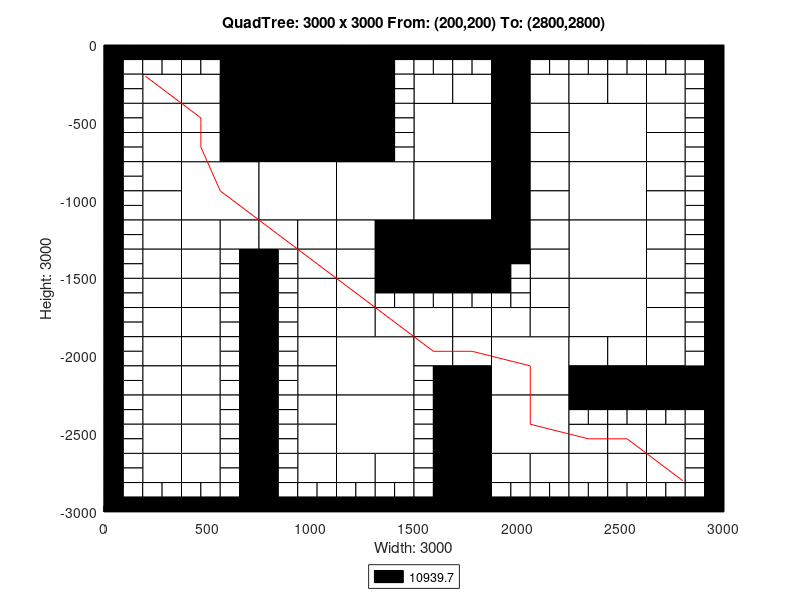

MATLAB code for this plot:
axis([0 3000 -3000 0]);
title('QuadTree: 3000 x 3000 From: (200,200) To: (2800,2800)');
xlabel('Width: 3000');
ylabel('Height: 3000');
rectangle('Position',[750 -375 375 375], 'FaceColor',[0 0 0]);
rectangle('Position',[750 -750 375 375], 'FaceColor',[0 0 0]);
rectangle('Position',[375 -1125 375 375], 'FaceColor',[1 1 1]);
rectangle('Position',[750 -1125 375 375], 'FaceColor',[1 1 1]);
rectangle('Position',[1125 -1125 375 375], 'FaceColor',[1 1 1]);
rectangle('Position',[1500 -750 375 375], 'FaceColor',[1 1 1]);
rectangle('Position',[2250 -750 375 375], 'FaceColor',[1 1 1]);
rectangle('Position',[1500 -1125 375 375], 'FaceColor',[1 1 1]);
rectangle('Position',[1500 -1500 375 375], 'FaceColor',[0 0 0]);
rectangle('Position',[2250 -1125 375 375], 'FaceColor',[1 1 1]);
rectangle('Position',[2250 -1500 375 375], 'FaceColor',[1 1 1]);
rectangle('Position',[1125 -2250 375 375], 'FaceColor',[1 1 1]);
rectangle('Position',[1125 -2625 375 375], 'FaceColor',[1 1 1]);
rectangle('Position',[1875 -2250 375 375], 'FaceColor',[1 1 1]);
rectangle('Position',[2250 -1875 375 375], 'FaceColor',[1 1 1]);
rectangle('Position',[1875 -2625 375 375], 'FaceColor',[1 1 1]);
rectangle('Position',[187.5 -375 187.5 187.5], 'FaceColor',[1 1 1]);
rectangle('Position',[562.5 -187.5 187.5 187.5], 'FaceColor',[0 0 0]);
rectangle('Position',[375 -375 187.5 187.5], 'FaceColor',[1 1 1]);
rectangle('Position',[562.5 -375 187.5 187.5], 'FaceColor',[0 0 0]);
rectangle('Position',[187.5 -562.5 187.5 187.5], 'FaceColor',[1 1 1]);
rectangle('Position',[187.5 -750 187.5 187.5], 'FaceColor',[1 1 1]);
rectangle('Position',[375 -562.5 187.5 187.5], 'FaceColor',[1 1 1]);
rectangle('Position',[562.5 -562.5 187.5 187.5], 'FaceColor',[0 0 0]);
rectangle('Position',[375 -750 187.5 187.5], 'FaceColor',[1 1 1]);
rectangle('Position',[562.5 -750 187.5 187.5], 'FaceColor',[0 0 0]);
rectangle('Position',[1125 -187.5 187.5 187.5], 'FaceColor',[0 0 0]);
rectangle('Position',[1125 -375 187.5 187.5], 'FaceColor',[0 0 0]);
rectangle('Position',[1125 -562.5 187.5 187.5], 'FaceColor',[0 0 0]);
rectangle('Position',[1125 -750 187.5 187.5], 'FaceColor',[0 0 0]);
rectangle('Position',[187.5 -937.5 187.5 187.5], 'FaceColor',[1 1 1]);
rectangle('Position',[187.5 -1125 187.5 187.5], 'FaceColor',[1 1 1]);
rectangle('Position',[187.5 -1312.5 187.5 187.5], 'FaceColor',[1 1 1]);
rectangle('Position',[187.5 -1500 187.5 187.5], 'FaceColor',[1 1 1]);
rectangle('Position',[375 -1312.5 187.5 187.5], 'FaceColor',[1 1 1]);
rectangle('Position',[562.5 -1312.5 187.5 187.5], 'FaceColor',[1 1 1]);
rectangle('Position',[375 -1500 187.5 187.5], 'FaceColor',[1 1 1]);
rectangle('Position',[750 -1312.5 187.5 187.5], 'FaceColor',[1 1 1]);
rectangle('Position',[937.5 -1312.5 187.5 187.5], 'FaceColor',[1 1 1]);
rectangle('Position',[937.5 -1500 187.5 187.5], 'FaceColor',[1 1 1]);
rectangle('Position',[1125 -1312.5 187.5 187.5], 'FaceColor',[1 1 1]);
rectangle('Position',[1312.5 -1312.5 187.5 187.5], 'FaceColor',[0 0 0]);
rectangle('Position',[1125 -1500 187.5 187.5], 'FaceColor',[1 1 1]);
rectangle('Position',[1312.5 -1500 187.5 187.5], 'FaceColor',[0 0 0]);
rectangle('Position',[1500 -375 187.5 187.5], 'FaceColor',[1 1 1]);
rectangle('Position',[1687.5 -375 187.5 187.5], 'FaceColor',[1 1 1]);
rectangle('Position',[1875 -187.5 187.5 187.5], 'FaceColor',[0 0 0]);
rectangle('Position',[1875 -375 187.5 187.5], 'FaceColor',[0 0 0]);
rectangle('Position',[2062.5 -375 187.5 187.5], 'FaceColor',[1 1 1]);
rectangle('Position',[1875 -562.5 187.5 187.5], 'FaceColor',[0 0 0]);
rectangle('Position',[2062.5 -562.5 187.5 187.5], 'FaceColor',[1 1 1]);
rectangle('Position',[1875 -750 187.5 187.5], 'FaceColor',[0 0 0]);
rectangle('Position',[2062.5 -750 187.5 187.5], 'FaceColor',[1 1 1]);
rectangle('Position',[2250 -375 187.5 187.5], 'FaceColor',[1 1 1]);
rectangle('Position',[2437.5 -375 187.5 187.5], 'FaceColor',[1 1 1]);
rectangle('Position',[2625 -375 187.5 187.5], 'FaceColor',[1 1 1]);
rectangle('Position',[2625 -562.5 187.5 187.5], 'FaceColor',[1 1 1]);
rectangle('Position',[2625 -750 187.5 187.5], 'FaceColor',[1 1 1]);
rectangle('Position',[1875 -937.5 187.5 187.5], 'FaceColor',[0 0 0]);
rectangle('Position',[2062.5 -937.5 187.5 187.5], 'FaceColor',[1 1 1]);
rectangle('Position',[1875 -1125 187.5 187.5], 'FaceColor',[0 0 0]);
rectangle('Position',[2062.5 -1125 187.5 187.5], 'FaceColor',[1 1 1]);
rectangle('Position',[1875 -1312.5 187.5 187.5], 'FaceColor',[0 0 0]);
rectangle('Position',[2062.5 -1312.5 187.5 187.5], 'FaceColor',[1 1 1]);
rectangle('Position',[2062.5 -1500 187.5 187.5], 'FaceColor',[1 1 1]);
rectangle('Position',[2625 -937.5 187.5 187.5], 'FaceColor',[1 1 1]);
rectangle('Position',[2625 -1125 187.5 187.5], 'FaceColor',[1 1 1]);
rectangle('Position',[2625 -1312.5 187.5 187.5], 'FaceColor',[1 1 1]);
rectangle('Position',[2625 -1500 187.5 187.5], 'FaceColor',[1 1 1]);
rectangle('Position',[187.5 -1687.5 187.5 187.5], 'FaceColor',[1 1 1]);
rectangle('Position',[187.5 -1875 187.5 187.5], 'FaceColor',[1 1 1]);
rectangle('Position',[375 -1687.5 187.5 187.5], 'FaceColor',[1 1 1]);
rectangle('Position',[375 -1875 187.5 187.5], 'FaceColor',[1 1 1]);
rectangle('Position',[187.5 -2062.5 187.5 187.5], 'FaceColor',[1 1 1]);
rectangle('Position',[187.5 -2250 187.5 187.5], 'FaceColor',[1 1 1]);
rectangle('Position',[375 -2062.5 187.5 187.5], 'FaceColor',[1 1 1]);
rectangle('Position',[375 -2250 187.5 187.5], 'FaceColor',[1 1 1]);
rectangle('Position',[937.5 -1687.5 187.5 187.5], 'FaceColor',[1 1 1]);
rectangle('Position',[937.5 -1875 187.5 187.5], 'FaceColor',[1 1 1]);
rectangle('Position',[1125 -1687.5 187.5 187.5], 'FaceColor',[1 1 1]);
rectangle('Position',[1125 -1875 187.5 187.5], 'FaceColor',[1 1 1]);
rectangle('Position',[1312.5 -1875 187.5 187.5], 'FaceColor',[1 1 1]);
rectangle('Position',[937.5 -2062.5 187.5 187.5], 'FaceColor',[1 1 1]);
rectangle('Position',[937.5 -2250 187.5 187.5], 'FaceColor',[1 1 1]);
rectangle('Position',[187.5 -2437.5 187.5 187.5], 'FaceColor',[1 1 1]);
rectangle('Position',[187.5 -2625 187.5 187.5], 'FaceColor',[1 1 1]);
rectangle('Position',[375 -2437.5 187.5 187.5], 'FaceColor',[1 1 1]);
rectangle('Position',[375 -2625 187.5 187.5], 'FaceColor',[1 1 1]);
rectangle('Position',[187.5 -2812.5 187.5 187.5], 'FaceColor',[1 1 1]);
rectangle('Position',[375 -2812.5 187.5 187.5], 'FaceColor',[1 1 1]);
rectangle('Position',[937.5 -2437.5 187.5 187.5], 'FaceColor',[1 1 1]);
rectangle('Position',[937.5 -2625 187.5 187.5], 'FaceColor',[1 1 1]);
rectangle('Position',[937.5 -2812.5 187.5 187.5], 'FaceColor',[1 1 1]);
rectangle('Position',[1125 -2812.5 187.5 187.5], 'FaceColor',[1 1 1]);
rectangle('Position',[1312.5 -2812.5 187.5 187.5], 'FaceColor',[1 1 1]);
rectangle('Position',[1500 -1875 187.5 187.5], 'FaceColor',[1 1 1]);
rectangle('Position',[1687.5 -1875 187.5 187.5], 'FaceColor',[1 1 1]);
rectangle('Position',[2062.5 -1687.5 187.5 187.5], 'FaceColor',[1 1 1]);
rectangle('Position',[1875 -1875 187.5 187.5], 'FaceColor',[1 1 1]);
rectangle('Position',[2062.5 -1875 187.5 187.5], 'FaceColor',[1 1 1]);
rectangle('Position',[1500 -2062.5 187.5 187.5], 'FaceColor',[1 1 1]);
rectangle('Position',[1687.5 -2062.5 187.5 187.5], 'FaceColor',[1 1 1]);
rectangle('Position',[1687.5 -2250 187.5 187.5], 'FaceColor',[0 0 0]);
rectangle('Position',[2625 -1687.5 187.5 187.5], 'FaceColor',[1 1 1]);
rectangle('Position',[2625 -1875 187.5 187.5], 'FaceColor',[1 1 1]);
rectangle('Position',[2250 -2062.5 187.5 187.5], 'FaceColor',[1 1 1]);
rectangle('Position',[2437.5 -2062.5 187.5 187.5], 'FaceColor',[1 1 1]);
rectangle('Position',[2250 -2250 187.5 187.5], 'FaceColor',[0 0 0]);
rectangle('Position',[2437.5 -2250 187.5 187.5], 'FaceColor',[0 0 0]);
rectangle('Position',[2625 -2062.5 187.5 187.5], 'FaceColor',[1 1 1]);
rectangle('Position',[2625 -2250 187.5 187.5], 'FaceColor',[0 0 0]);
rectangle('Position',[2812.5 -2250 187.5 187.5], 'FaceColor',[0 0 0]);
rectangle('Position',[1687.5 -2437.5 187.5 187.5], 'FaceColor',[0 0 0]);
rectangle('Position',[1687.5 -2625 187.5 187.5], 'FaceColor',[0 0 0]);
rectangle('Position',[1687.5 -2812.5 187.5 187.5], 'FaceColor',[0 0 0]);
rectangle('Position',[1687.5 -3000 187.5 187.5], 'FaceColor',[0 0 0]);
rectangle('Position',[1875 -2812.5 187.5 187.5], 'FaceColor',[1 1 1]);
rectangle('Position',[2062.5 -2812.5 187.5 187.5], 'FaceColor',[1 1 1]);
rectangle('Position',[2250 -2625 187.5 187.5], 'FaceColor',[1 1 1]);
rectangle('Position',[2437.5 -2625 187.5 187.5], 'FaceColor',[1 1 1]);
rectangle('Position',[2625 -2625 187.5 187.5], 'FaceColor',[1 1 1]);
rectangle('Position',[2250 -2812.5 187.5 187.5], 'FaceColor',[1 1 1]);
rectangle('Position',[2437.5 -2812.5 187.5 187.5], 'FaceColor',[1 1 1]);
rectangle('Position',[2625 -2812.5 187.5 187.5], 'FaceColor',[1 1 1]);
rectangle('Position',[0 -93.75 93.75 93.75], 'FaceColor',[0 0 0]);
rectangle('Position',[93.75 -93.75 93.75 93.75], 'FaceColor',[0 0 0]);
rectangle('Position',[0 -187.5 93.75 93.75], 'FaceColor',[0 0 0]);
rectangle('Position',[93.75 -187.5 93.75 93.75], 'FaceColor',[1 1 1]);
rectangle('Position',[187.5 -93.75 93.75 93.75], 'FaceColor',[0 0 0]);
rectangle('Position',[281.25 -93.75 93.75 93.75], 'FaceColor',[0 0 0]);
rectangle('Position',[187.5 -187.5 93.75 93.75], 'FaceColor',[1 1 1]);
rectangle('Position',[281.25 -187.5 93.75 93.75], 'FaceColor',[1 1 1]);
rectangle('Position',[0 -281.25 93.75 93.75], 'FaceColor',[0 0 0]);
rectangle('Position',[93.75 -281.25 93.75 93.75], 'FaceColor',[1 1 1]);
rectangle('Position',[0 -375 93.75 93.75], 'FaceColor',[0 0 0]);
rectangle('Position',[93.75 -375 93.75 93.75], 'FaceColor',[1 1 1]);
rectangle('Position',[375 -93.75 93.75 93.75], 'FaceColor',[0 0 0]);
rectangle('Position',[468.75 -93.75 93.75 93.75], 'FaceColor',[0 0 0]);
rectangle('Position',[375 -187.5 93.75 93.75], 'FaceColor',[1 1 1]);
rectangle('Position',[468.75 -187.5 93.75 93.75], 'FaceColor',[1 1 1]);
rectangle('Position',[0 -468.75 93.75 93.75], 'FaceColor',[0 0 0]);
rectangle('Position',[93.75 -468.75 93.75 93.75], 'FaceColor',[1 1 1]);
rectangle('Position',[0 -562.5 93.75 93.75], 'FaceColor',[0 0 0]);
rectangle('Position',[93.75 -562.5 93.75 93.75], 'FaceColor',[1 1 1]);
rectangle('Position',[0 -656.25 93.75 93.75], 'FaceColor',[0 0 0]);
rectangle('Position',[93.75 -656.25 93.75 93.75], 'FaceColor',[1 1 1]);
rectangle('Position',[0 -750 93.75 93.75], 'FaceColor',[0 0 0]);
rectangle('Position',[93.75 -750 93.75 93.75], 'FaceColor',[1 1 1]);
rectangle('Position',[1312.5 -93.75 93.75 93.75], 'FaceColor',[0 0 0]);
rectangle('Position',[1406.25 -93.75 93.75 93.75], 'FaceColor',[0 0 0]);
rectangle('Position',[1312.5 -187.5 93.75 93.75], 'FaceColor',[0 0 0]);
rectangle('Position',[1406.25 -187.5 93.75 93.75], 'FaceColor',[1 1 1]);
rectangle('Position',[1312.5 -281.25 93.75 93.75], 'FaceColor',[0 0 0]);
rectangle('Position',[1406.25 -281.25 93.75 93.75], 'FaceColor',[1 1 1]);
rectangle('Position',[1312.5 -375 93.75 93.75], 'FaceColor',[0 0 0]);
rectangle('Position',[1406.25 -375 93.75 93.75], 'FaceColor',[1 1 1]);
rectangle('Position',[1312.5 -468.75 93.75 93.75], 'FaceColor',[0 0 0]);
rectangle('Position',[1406.25 -468.75 93.75 93.75], 'FaceColor',[1 1 1]);
rectangle('Position',[1312.5 -562.5 93.75 93.75], 'FaceColor',[0 0 0]);
rectangle('Position',[1406.25 -562.5 93.75 93.75], 'FaceColor',[1 1 1]);
rectangle('Position',[1312.5 -656.25 93.75 93.75], 'FaceColor',[0 0 0]);
rectangle('Position',[1406.25 -656.25 93.75 93.75], 'FaceColor',[1 1 1]);
rectangle('Position',[1312.5 -750 93.75 93.75], 'FaceColor',[0 0 0]);
rectangle('Position',[1406.25 -750 93.75 93.75], 'FaceColor',[1 1 1]);
rectangle('Position',[0 -843.75 93.75 93.75], 'FaceColor',[0 0 0]);
rectangle('Position',[93.75 -843.75 93.75 93.75], 'FaceColor',[1 1 1]);
rectangle('Position',[0 -937.5 93.75 93.75], 'FaceColor',[0 0 0]);
rectangle('Position',[93.75 -937.5 93.75 93.75], 'FaceColor',[1 1 1]);
rectangle('Position',[0 -1031.25 93.75 93.75], 'FaceColor',[0 0 0]);
rectangle('Position',[93.75 -1031.25 93.75 93.75], 'FaceColor',[1 1 1]);
rectangle('Position',[0 -1125 93.75 93.75], 'FaceColor',[0 0 0]);
rectangle('Position',[93.75 -1125 93.75 93.75], 'FaceColor',[1 1 1]);
rectangle('Position',[0 -1218.75 93.75 93.75], 'FaceColor',[0 0 0]);
rectangle('Position',[93.75 -1218.75 93.75 93.75], 'FaceColor',[1 1 1]);
rectangle('Position',[0 -1312.5 93.75 93.75], 'FaceColor',[0 0 0]);
rectangle('Position',[93.75 -1312.5 93.75 93.75], 'FaceColor',[1 1 1]);
rectangle('Position',[0 -1406.25 93.75 93.75], 'FaceColor',[0 0 0]);
rectangle('Position',[93.75 -1406.25 93.75 93.75], 'FaceColor',[1 1 1]);
rectangle('Position',[0 -1500 93.75 93.75], 'FaceColor',[0 0 0]);
rectangle('Position',[93.75 -1500 93.75 93.75], 'FaceColor',[1 1 1]);
rectangle('Position',[562.5 -1406.25 93.75 93.75], 'FaceColor',[1 1 1]);
rectangle('Position',[656.25 -1406.25 93.75 93.75], 'FaceColor',[0 0 0]);
rectangle('Position',[562.5 -1500 93.75 93.75], 'FaceColor',[1 1 1]);
rectangle('Position',[656.25 -1500 93.75 93.75], 'FaceColor',[0 0 0]);
rectangle('Position',[750 -1406.25 93.75 93.75], 'FaceColor',[0 0 0]);
rectangle('Position',[843.75 -1406.25 93.75 93.75], 'FaceColor',[1 1 1]);
rectangle('Position',[750 -1500 93.75 93.75], 'FaceColor',[0 0 0]);
rectangle('Position',[843.75 -1500 93.75 93.75], 'FaceColor',[1 1 1]);
rectangle('Position',[1500 -93.75 93.75 93.75], 'FaceColor',[0 0 0]);
rectangle('Position',[1593.75 -93.75 93.75 93.75], 'FaceColor',[0 0 0]);
rectangle('Position',[1500 -187.5 93.75 93.75], 'FaceColor',[1 1 1]);
rectangle('Position',[1593.75 -187.5 93.75 93.75], 'FaceColor',[1 1 1]);
rectangle('Position',[1687.5 -93.75 93.75 93.75], 'FaceColor',[0 0 0]);
rectangle('Position',[1781.25 -93.75 93.75 93.75], 'FaceColor',[0 0 0]);
rectangle('Position',[1687.5 -187.5 93.75 93.75], 'FaceColor',[1 1 1]);
rectangle('Position',[1781.25 -187.5 93.75 93.75], 'FaceColor',[1 1 1]);
rectangle('Position',[2062.5 -93.75 93.75 93.75], 'FaceColor',[0 0 0]);
rectangle('Position',[2156.25 -93.75 93.75 93.75], 'FaceColor',[0 0 0]);
rectangle('Position',[2062.5 -187.5 93.75 93.75], 'FaceColor',[1 1 1]);
rectangle('Position',[2156.25 -187.5 93.75 93.75], 'FaceColor',[1 1 1]);
rectangle('Position',[2250 -93.75 93.75 93.75], 'FaceColor',[0 0 0]);
rectangle('Position',[2343.75 -93.75 93.75 93.75], 'FaceColor',[0 0 0]);
rectangle('Position',[2250 -187.5 93.75 93.75], 'FaceColor',[1 1 1]);
rectangle('Position',[2343.75 -187.5 93.75 93.75], 'FaceColor',[1 1 1]);
rectangle('Position',[2437.5 -93.75 93.75 93.75], 'FaceColor',[0 0 0]);
rectangle('Position',[2531.25 -93.75 93.75 93.75], 'FaceColor',[0 0 0]);
rectangle('Position',[2437.5 -187.5 93.75 93.75], 'FaceColor',[1 1 1]);
rectangle('Position',[2531.25 -187.5 93.75 93.75], 'FaceColor',[1 1 1]);
rectangle('Position',[2625 -93.75 93.75 93.75], 'FaceColor',[0 0 0]);
rectangle('Position',[2718.75 -93.75 93.75 93.75], 'FaceColor',[0 0 0]);
rectangle('Position',[2625 -187.5 93.75 93.75], 'FaceColor',[1 1 1]);
rectangle('Position',[2718.75 -187.5 93.75 93.75], 'FaceColor',[1 1 1]);
rectangle('Position',[2812.5 -93.75 93.75 93.75], 'FaceColor',[0 0 0]);
rectangle('Position',[2906.25 -93.75 93.75 93.75], 'FaceColor',[0 0 0]);
rectangle('Position',[2812.5 -187.5 93.75 93.75], 'FaceColor',[1 1 1]);
rectangle('Position',[2906.25 -187.5 93.75 93.75], 'FaceColor',[0 0 0]);
rectangle('Position',[2812.5 -281.25 93.75 93.75], 'FaceColor',[1 1 1]);
rectangle('Position',[2906.25 -281.25 93.75 93.75], 'FaceColor',[0 0 0]);
rectangle('Position',[2812.5 -375 93.75 93.75], 'FaceColor',[1 1 1]);
rectangle('Position',[2906.25 -375 93.75 93.75], 'FaceColor',[0 0 0]);
rectangle('Position',[2812.5 -468.75 93.75 93.75], 'FaceColor',[1 1 1]);
rectangle('Position',[2906.25 -468.75 93.75 93.75], 'FaceColor',[0 0 0]);
rectangle('Position',[2812.5 -562.5 93.75 93.75], 'FaceColor',[1 1 1]);
rectangle('Position',[2906.25 -562.5 93.75 93.75], 'FaceColor',[0 0 0]);
rectangle('Position',[2812.5 -656.25 93.75 93.75], 'FaceColor',[1 1 1]);
rectangle('Position',[2906.25 -656.25 93.75 93.75], 'FaceColor',[0 0 0]);
rectangle('Position',[2812.5 -750 93.75 93.75], 'FaceColor',[1 1 1]);
rectangle('Position',[2906.25 -750 93.75 93.75], 'FaceColor',[0 0 0]);
rectangle('Position',[1875 -1406.25 93.75 93.75], 'FaceColor',[0 0 0]);
rectangle('Position',[1968.75 -1406.25 93.75 93.75], 'FaceColor',[0 0 0]);
rectangle('Position',[1875 -1500 93.75 93.75], 'FaceColor',[0 0 0]);
rectangle('Position',[1968.75 -1500 93.75 93.75], 'FaceColor',[1 1 1]);
rectangle('Position',[2812.5 -843.75 93.75 93.75], 'FaceColor',[1 1 1]);
rectangle('Position',[2906.25 -843.75 93.75 93.75], 'FaceColor',[0 0 0]);
rectangle('Position',[2812.5 -937.5 93.75 93.75], 'FaceColor',[1 1 1]);
rectangle('Position',[2906.25 -937.5 93.75 93.75], 'FaceColor',[0 0 0]);
rectangle('Position',[2812.5 -1031.25 93.75 93.75], 'FaceColor',[1 1 1]);
rectangle('Position',[2906.25 -1031.25 93.75 93.75], 'FaceColor',[0 0 0]);
rectangle('Position',[2812.5 -1125 93.75 93.75], 'FaceColor',[1 1 1]);
rectangle('Position',[2906.25 -1125 93.75 93.75], 'FaceColor',[0 0 0]);
rectangle('Position',[2812.5 -1218.75 93.75 93.75], 'FaceColor',[1 1 1]);
rectangle('Position',[2906.25 -1218.75 93.75 93.75], 'FaceColor',[0 0 0]);
rectangle('Position',[2812.5 -1312.5 93.75 93.75], 'FaceColor',[1 1 1]);
rectangle('Position',[2906.25 -1312.5 93.75 93.75], 'FaceColor',[0 0 0]);
rectangle('Position',[2812.5 -1406.25 93.75 93.75], 'FaceColor',[1 1 1]);
rectangle('Position',[2906.25 -1406.25 93.75 93.75], 'FaceColor',[0 0 0]);
rectangle('Position',[2812.5 -1500 93.75 93.75], 'FaceColor',[1 1 1]);
rectangle('Position',[2906.25 -1500 93.75 93.75], 'FaceColor',[0 0 0]);
rectangle('Position',[0 -1593.75 93.75 93.75], 'FaceColor',[0 0 0]);
rectangle('Position',[93.75 -1593.75 93.75 93.75], 'FaceColor',[1 1 1]);
rectangle('Position',[0 -1687.5 93.75 93.75], 'FaceColor',[0 0 0]);
rectangle('Position',[93.75 -1687.5 93.75 93.75], 'FaceColor',[1 1 1]);
rectangle('Position',[0 -1781.25 93.75 93.75], 'FaceColor',[0 0 0]);
rectangle('Position',[93.75 -1781.25 93.75 93.75], 'FaceColor',[1 1 1]);
rectangle('Position',[0 -1875 93.75 93.75], 'FaceColor',[0 0 0]);
rectangle('Position',[93.75 -1875 93.75 93.75], 'FaceColor',[1 1 1]);
rectangle('Position',[562.5 -1593.75 93.75 93.75], 'FaceColor',[1 1 1]);
rectangle('Position',[656.25 -1593.75 93.75 93.75], 'FaceColor',[0 0 0]);
rectangle('Position',[562.5 -1687.5 93.75 93.75], 'FaceColor',[1 1 1]);
rectangle('Position',[656.25 -1687.5 93.75 93.75], 'FaceColor',[0 0 0]);
rectangle('Position',[562.5 -1781.25 93.75 93.75], 'FaceColor',[1 1 1]);
rectangle('Position',[656.25 -1781.25 93.75 93.75], 'FaceColor',[0 0 0]);
rectangle('Position',[562.5 -1875 93.75 93.75], 'FaceColor',[1 1 1]);
rectangle('Position',[656.25 -1875 93.75 93.75], 'FaceColor',[0 0 0]);
rectangle('Position',[0 -1968.75 93.75 93.75], 'FaceColor',[0 0 0]);
rectangle('Position',[93.75 -1968.75 93.75 93.75], 'FaceColor',[1 1 1]);
rectangle('Position',[0 -2062.5 93.75 93.75], 'FaceColor',[0 0 0]);
rectangle('Position',[93.75 -2062.5 93.75 93.75], 'FaceColor',[1 1 1]);
rectangle('Position',[0 -2156.25 93.75 93.75], 'FaceColor',[0 0 0]);
rectangle('Position',[93.75 -2156.25 93.75 93.75], 'FaceColor',[1 1 1]);
rectangle('Position',[0 -2250 93.75 93.75], 'FaceColor',[0 0 0]);
rectangle('Position',[93.75 -2250 93.75 93.75], 'FaceColor',[1 1 1]);
rectangle('Position',[562.5 -1968.75 93.75 93.75], 'FaceColor',[1 1 1]);
rectangle('Position',[656.25 -1968.75 93.75 93.75], 'FaceColor',[0 0 0]);
rectangle('Position',[562.5 -2062.5 93.75 93.75], 'FaceColor',[1 1 1]);
rectangle('Position',[656.25 -2062.5 93.75 93.75], 'FaceColor',[0 0 0]);
rectangle('Position',[562.5 -2156.25 93.75 93.75], 'FaceColor',[1 1 1]);
rectangle('Position',[656.25 -2156.25 93.75 93.75], 'FaceColor',[0 0 0]);
rectangle('Position',[562.5 -2250 93.75 93.75], 'FaceColor',[1 1 1]);
rectangle('Position',[656.25 -2250 93.75 93.75], 'FaceColor',[0 0 0]);
rectangle('Position',[750 -1593.75 93.75 93.75], 'FaceColor',[0 0 0]);
rectangle('Position',[843.75 -1593.75 93.75 93.75], 'FaceColor',[1 1 1]);
rectangle('Position',[750 -1687.5 93.75 93.75], 'FaceColor',[0 0 0]);
rectangle('Position',[843.75 -1687.5 93.75 93.75], 'FaceColor',[1 1 1]);
rectangle('Position',[750 -1781.25 93.75 93.75], 'FaceColor',[0 0 0]);
rectangle('Position',[843.75 -1781.25 93.75 93.75], 'FaceColor',[1 1 1]);
rectangle('Position',[750 -1875 93.75 93.75], 'FaceColor',[0 0 0]);
rectangle('Position',[843.75 -1875 93.75 93.75], 'FaceColor',[1 1 1]);
rectangle('Position',[1312.5 -1593.75 93.75 93.75], 'FaceColor',[0 0 0]);
rectangle('Position',[1406.25 -1593.75 93.75 93.75], 'FaceColor',[0 0 0]);
rectangle('Position',[1312.5 -1687.5 93.75 93.75], 'FaceColor',[1 1 1]);
rectangle('Position',[1406.25 -1687.5 93.75 93.75], 'FaceColor',[1 1 1]);
rectangle('Position',[750 -1968.75 93.75 93.75], 'FaceColor',[0 0 0]);
rectangle('Position',[843.75 -1968.75 93.75 93.75], 'FaceColor',[1 1 1]);
rectangle('Position',[750 -2062.5 93.75 93.75], 'FaceColor',[0 0 0]);
rectangle('Position',[843.75 -2062.5 93.75 93.75], 'FaceColor',[1 1 1]);
rectangle('Position',[750 -2156.25 93.75 93.75], 'FaceColor',[0 0 0]);
rectangle('Position',[843.75 -2156.25 93.75 93.75], 'FaceColor',[1 1 1]);
rectangle('Position',[750 -2250 93.75 93.75], 'FaceColor',[0 0 0]);
rectangle('Position',[843.75 -2250 93.75 93.75], 'FaceColor',[1 1 1]);
rectangle('Position',[0 -2343.75 93.75 93.75], 'FaceColor',[0 0 0]);
rectangle('Position',[93.75 -2343.75 93.75 93.75], 'FaceColor',[1 1 1]);
rectangle('Position',[0 -2437.5 93.75 93.75], 'FaceColor',[0 0 0]);
rectangle('Position',[93.75 -2437.5 93.75 93.75], 'FaceColor',[1 1 1]);
rectangle('Position',[0 -2531.25 93.75 93.75], 'FaceColor',[0 0 0]);
rectangle('Position',[93.75 -2531.25 93.75 93.75], 'FaceColor',[1 1 1]);
rectangle('Position',[0 -2625 93.75 93.75], 'FaceColor',[0 0 0]);
rectangle('Position',[93.75 -2625 93.75 93.75], 'FaceColor',[1 1 1]);
rectangle('Position',[562.5 -2343.75 93.75 93.75], 'FaceColor',[1 1 1]);
rectangle('Position',[656.25 -2343.75 93.75 93.75], 'FaceColor',[0 0 0]);
rectangle('Position',[562.5 -2437.5 93.75 93.75], 'FaceColor',[1 1 1]);
rectangle('Position',[656.25 -2437.5 93.75 93.75], 'FaceColor',[0 0 0]);
rectangle('Position',[562.5 -2531.25 93.75 93.75], 'FaceColor',[1 1 1]);
rectangle('Position',[656.25 -2531.25 93.75 93.75], 'FaceColor',[0 0 0]);
rectangle('Position',[562.5 -2625 93.75 93.75], 'FaceColor',[1 1 1]);
rectangle('Position',[656.25 -2625 93.75 93.75], 'FaceColor',[0 0 0]);
rectangle('Position',[0 -2718.75 93.75 93.75], 'FaceColor',[0 0 0]);
rectangle('Position',[93.75 -2718.75 93.75 93.75], 'FaceColor',[1 1 1]);
rectangle('Position',[0 -2812.5 93.75 93.75], 'FaceColor',[0 0 0]);
rectangle('Position',[93.75 -2812.5 93.75 93.75], 'FaceColor',[1 1 1]);
rectangle('Position',[0 -2906.25 93.75 93.75], 'FaceColor',[0 0 0]);
rectangle('Position',[93.75 -2906.25 93.75 93.75], 'FaceColor',[1 1 1]);
rectangle('Position',[0 -3000 93.75 93.75], 'FaceColor',[0 0 0]);
rectangle('Position',[93.75 -3000 93.75 93.75], 'FaceColor',[0 0 0]);
rectangle('Position',[187.5 -2906.25 93.75 93.75], 'FaceColor',[1 1 1]);
rectangle('Position',[281.25 -2906.25 93.75 93.75], 'FaceColor',[1 1 1]);
rectangle('Position',[187.5 -3000 93.75 93.75], 'FaceColor',[0 0 0]);
rectangle('Position',[281.25 -3000 93.75 93.75], 'FaceColor',[0 0 0]);
rectangle('Position',[562.5 -2718.75 93.75 93.75], 'FaceColor',[1 1 1]);
rectangle('Position',[656.25 -2718.75 93.75 93.75], 'FaceColor',[0 0 0]);
rectangle('Position',[562.5 -2812.5 93.75 93.75], 'FaceColor',[1 1 1]);
rectangle('Position',[656.25 -2812.5 93.75 93.75], 'FaceColor',[0 0 0]);
rectangle('Position',[375 -2906.25 93.75 93.75], 'FaceColor',[1 1 1]);
rectangle('Position',[468.75 -2906.25 93.75 93.75], 'FaceColor',[1 1 1]);
rectangle('Position',[375 -3000 93.75 93.75], 'FaceColor',[0 0 0]);
rectangle('Position',[468.75 -3000 93.75 93.75], 'FaceColor',[0 0 0]);
rectangle('Position',[562.5 -2906.25 93.75 93.75], 'FaceColor',[1 1 1]);
rectangle('Position',[656.25 -2906.25 93.75 93.75], 'FaceColor',[0 0 0]);
rectangle('Position',[562.5 -3000 93.75 93.75], 'FaceColor',[0 0 0]);
rectangle('Position',[656.25 -3000 93.75 93.75], 'FaceColor',[0 0 0]);
rectangle('Position',[750 -2343.75 93.75 93.75], 'FaceColor',[0 0 0]);
rectangle('Position',[843.75 -2343.75 93.75 93.75], 'FaceColor',[1 1 1]);
rectangle('Position',[750 -2437.5 93.75 93.75], 'FaceColor',[0 0 0]);
rectangle('Position',[843.75 -2437.5 93.75 93.75], 'FaceColor',[1 1 1]);
rectangle('Position',[750 -2531.25 93.75 93.75], 'FaceColor',[0 0 0]);
rectangle('Position',[843.75 -2531.25 93.75 93.75], 'FaceColor',[1 1 1]);
rectangle('Position',[750 -2625 93.75 93.75], 'FaceColor',[0 0 0]);
rectangle('Position',[843.75 -2625 93.75 93.75], 'FaceColor',[1 1 1]);
rectangle('Position',[750 -2718.75 93.75 93.75], 'FaceColor',[0 0 0]);
rectangle('Position',[843.75 -2718.75 93.75 93.75], 'FaceColor',[1 1 1]);
rectangle('Position',[750 -2812.5 93.75 93.75], 'FaceColor',[0 0 0]);
rectangle('Position',[843.75 -2812.5 93.75 93.75], 'FaceColor',[1 1 1]);
rectangle('Position',[750 -2906.25 93.75 93.75], 'FaceColor',[0 0 0]);
rectangle('Position',[843.75 -2906.25 93.75 93.75], 'FaceColor',[1 1 1]);
rectangle('Position',[750 -3000 93.75 93.75], 'FaceColor',[0 0 0]);
rectangle('Position',[843.75 -3000 93.75 93.75], 'FaceColor',[0 0 0]);
rectangle('Position',[937.5 -2906.25 93.75 93.75], 'FaceColor',[1 1 1]);
rectangle('Position',[1031.25 -2906.25 93.75 93.75], 'FaceColor',[1 1 1]);
rectangle('Position',[937.5 -3000 93.75 93.75], 'FaceColor',[0 0 0]);
rectangle('Position',[1031.25 -3000 93.75 93.75], 'FaceColor',[0 0 0]);
rectangle('Position',[1125 -2906.25 93.75 93.75], 'FaceColor',[1 1 1]);
rectangle('Position',[1218.75 -2906.25 93.75 93.75], 'FaceColor',[1 1 1]);
rectangle('Position',[1125 -3000 93.75 93.75], 'FaceColor',[0 0 0]);
rectangle('Position',[1218.75 -3000 93.75 93.75], 'FaceColor',[0 0 0]);
rectangle('Position',[1312.5 -2906.25 93.75 93.75], 'FaceColor',[1 1 1]);
rectangle('Position',[1406.25 -2906.25 93.75 93.75], 'FaceColor',[1 1 1]);
rectangle('Position',[1312.5 -3000 93.75 93.75], 'FaceColor',[0 0 0]);
rectangle('Position',[1406.25 -3000 93.75 93.75], 'FaceColor',[0 0 0]);
rectangle('Position',[1500 -1593.75 93.75 93.75], 'FaceColor',[0 0 0]);
rectangle('Position',[1593.75 -1593.75 93.75 93.75], 'FaceColor',[0 0 0]);
rectangle('Position',[1500 -1687.5 93.75 93.75], 'FaceColor',[1 1 1]);
rectangle('Position',[1593.75 -1687.5 93.75 93.75], 'FaceColor',[1 1 1]);
rectangle('Position',[1687.5 -1593.75 93.75 93.75], 'FaceColor',[0 0 0]);
rectangle('Position',[1781.25 -1593.75 93.75 93.75], 'FaceColor',[0 0 0]);
rectangle('Position',[1687.5 -1687.5 93.75 93.75], 'FaceColor',[1 1 1]);
rectangle('Position',[1781.25 -1687.5 93.75 93.75], 'FaceColor',[1 1 1]);
rectangle('Position',[1875 -1593.75 93.75 93.75], 'FaceColor',[0 0 0]);
rectangle('Position',[1968.75 -1593.75 93.75 93.75], 'FaceColor',[1 1 1]);
rectangle('Position',[1875 -1687.5 93.75 93.75], 'FaceColor',[1 1 1]);
rectangle('Position',[1968.75 -1687.5 93.75 93.75], 'FaceColor',[1 1 1]);
rectangle('Position',[1500 -2156.25 93.75 93.75], 'FaceColor',[1 1 1]);
rectangle('Position',[1593.75 -2156.25 93.75 93.75], 'FaceColor',[0 0 0]);
rectangle('Position',[1500 -2250 93.75 93.75], 'FaceColor',[1 1 1]);
rectangle('Position',[1593.75 -2250 93.75 93.75], 'FaceColor',[0 0 0]);
rectangle('Position',[2812.5 -1593.75 93.75 93.75], 'FaceColor',[1 1 1]);
rectangle('Position',[2906.25 -1593.75 93.75 93.75], 'FaceColor',[0 0 0]);
rectangle('Position',[2812.5 -1687.5 93.75 93.75], 'FaceColor',[1 1 1]);
rectangle('Position',[2906.25 -1687.5 93.75 93.75], 'FaceColor',[0 0 0]);
rectangle('Position',[2812.5 -1781.25 93.75 93.75], 'FaceColor',[1 1 1]);
rectangle('Position',[2906.25 -1781.25 93.75 93.75], 'FaceColor',[0 0 0]);
rectangle('Position',[2812.5 -1875 93.75 93.75], 'FaceColor',[1 1 1]);
rectangle('Position',[2906.25 -1875 93.75 93.75], 'FaceColor',[0 0 0]);
rectangle('Position',[2812.5 -1968.75 93.75 93.75], 'FaceColor',[1 1 1]);
rectangle('Position',[2906.25 -1968.75 93.75 93.75], 'FaceColor',[0 0 0]);
rectangle('Position',[2812.5 -2062.5 93.75 93.75], 'FaceColor',[1 1 1]);
rectangle('Position',[2906.25 -2062.5 93.75 93.75], 'FaceColor',[0 0 0]);
rectangle('Position',[1500 -2343.75 93.75 93.75], 'FaceColor',[1 1 1]);
rectangle('Position',[1593.75 -2343.75 93.75 93.75], 'FaceColor',[0 0 0]);
rectangle('Position',[1500 -2437.5 93.75 93.75], 'FaceColor',[1 1 1]);
rectangle('Position',[1593.75 -2437.5 93.75 93.75], 'FaceColor',[0 0 0]);
rectangle('Position',[1500 -2531.25 93.75 93.75], 'FaceColor',[1 1 1]);
rectangle('Position',[1593.75 -2531.25 93.75 93.75], 'FaceColor',[0 0 0]);
rectangle('Position',[1500 -2625 93.75 93.75], 'FaceColor',[1 1 1]);
rectangle('Position',[1593.75 -2625 93.75 93.75], 'FaceColor',[0 0 0]);
rectangle('Position',[1500 -2718.75 93.75 93.75], 'FaceColor',[1 1 1]);
rectangle('Position',[1593.75 -2718.75 93.75 93.75], 'FaceColor',[0 0 0]);
rectangle('Position',[1500 -2812.5 93.75 93.75], 'FaceColor',[1 1 1]);
rectangle('Position',[1593.75 -2812.5 93.75 93.75], 'FaceColor',[0 0 0]);
rectangle('Position',[1500 -2906.25 93.75 93.75], 'FaceColor',[1 1 1]);
rectangle('Position',[1593.75 -2906.25 93.75 93.75], 'FaceColor',[0 0 0]);
rectangle('Position',[1500 -3000 93.75 93.75], 'FaceColor',[0 0 0]);
rectangle('Position',[1593.75 -3000 93.75 93.75], 'FaceColor',[0 0 0]);
rectangle('Position',[1875 -2906.25 93.75 93.75], 'FaceColor',[1 1 1]);
rectangle('Position',[1968.75 -2906.25 93.75 93.75], 'FaceColor',[1 1 1]);
rectangle('Position',[1875 -3000 93.75 93.75], 'FaceColor',[0 0 0]);
rectangle('Position',[1968.75 -3000 93.75 93.75], 'FaceColor',[0 0 0]);
rectangle('Position',[2062.5 -2906.25 93.75 93.75], 'FaceColor',[1 1 1]);
rectangle('Position',[2156.25 -2906.25 93.75 93.75], 'FaceColor',[1 1 1]);
rectangle('Position',[2062.5 -3000 93.75 93.75], 'FaceColor',[0 0 0]);
rectangle('Position',[2156.25 -3000 93.75 93.75], 'FaceColor',[0 0 0]);
rectangle('Position',[2250 -2343.75 93.75 93.75], 'FaceColor',[0 0 0]);
rectangle('Position',[2343.75 -2343.75 93.75 93.75], 'FaceColor',[0 0 0]);
rectangle('Position',[2250 -2437.5 93.75 93.75], 'FaceColor',[1 1 1]);
rectangle('Position',[2343.75 -2437.5 93.75 93.75], 'FaceColor',[1 1 1]);
rectangle('Position',[2437.5 -2343.75 93.75 93.75], 'FaceColor',[0 0 0]);
rectangle('Position',[2531.25 -2343.75 93.75 93.75], 'FaceColor',[0 0 0]);
rectangle('Position',[2437.5 -2437.5 93.75 93.75], 'FaceColor',[1 1 1]);
rectangle('Position',[2531.25 -2437.5 93.75 93.75], 'FaceColor',[1 1 1]);
rectangle('Position',[2625 -2343.75 93.75 93.75], 'FaceColor',[0 0 0]);
rectangle('Position',[2718.75 -2343.75 93.75 93.75], 'FaceColor',[0 0 0]);
rectangle('Position',[2625 -2437.5 93.75 93.75], 'FaceColor',[1 1 1]);
rectangle('Position',[2718.75 -2437.5 93.75 93.75], 'FaceColor',[1 1 1]);
rectangle('Position',[2812.5 -2343.75 93.75 93.75], 'FaceColor',[0 0 0]);
rectangle('Position',[2906.25 -2343.75 93.75 93.75], 'FaceColor',[0 0 0]);
rectangle('Position',[2812.5 -2437.5 93.75 93.75], 'FaceColor',[1 1 1]);
rectangle('Position',[2906.25 -2437.5 93.75 93.75], 'FaceColor',[0 0 0]);
rectangle('Position',[2812.5 -2531.25 93.75 93.75], 'FaceColor',[1 1 1]);
rectangle('Position',[2906.25 -2531.25 93.75 93.75], 'FaceColor',[0 0 0]);
rectangle('Position',[2812.5 -2625 93.75 93.75], 'FaceColor',[1 1 1]);
rectangle('Position',[2906.25 -2625 93.75 93.75], 'FaceColor',[0 0 0]);
rectangle('Position',[2250 -2906.25 93.75 93.75], 'FaceColor',[1 1 1]);
rectangle('Position',[2343.75 -2906.25 93.75 93.75], 'FaceColor',[1 1 1]);
rectangle('Position',[2250 -3000 93.75 93.75], 'FaceColor',[0 0 0]);
rectangle('Position',[2343.75 -3000 93.75 93.75], 'FaceColor',[0 0 0]);
rectangle('Position',[2437.5 -2906.25 93.75 93.75], 'FaceColor',[1 1 1]);
rectangle('Position',[2531.25 -2906.25 93.75 93.75], 'FaceColor',[1 1 1]);
rectangle('Position',[2437.5 -3000 93.75 93.75], 'FaceColor',[0 0 0]);
rectangle('Position',[2531.25 -3000 93.75 93.75], 'FaceColor',[0 0 0]);
rectangle('Position',[2812.5 -2718.75 93.75 93.75], 'FaceColor',[1 1 1]);
rectangle('Position',[2906.25 -2718.75 93.75 93.75], 'FaceColor',[0 0 0]);
rectangle('Position',[2812.5 -2812.5 93.75 93.75], 'FaceColor',[1 1 1]);
rectangle('Position',[2906.25 -2812.5 93.75 93.75], 'FaceColor',[0 0 0]);
rectangle('Position',[2625 -2906.25 93.75 93.75], 'FaceColor',[1 1 1]);
rectangle('Position',[2718.75 -2906.25 93.75 93.75], 'FaceColor',[1 1 1]);
rectangle('Position',[2625 -3000 93.75 93.75], 'FaceColor',[0 0 0]);
rectangle('Position',[2718.75 -3000 93.75 93.75], 'FaceColor',[0 0 0]);
rectangle('Position',[2812.5 -2906.25 93.75 93.75], 'FaceColor',[1 1 1]);
rectangle('Position',[2906.25 -2906.25 93.75 93.75], 'FaceColor',[0 0 0]);
rectangle('Position',[2812.5 -3000 93.75 93.75], 'FaceColor',[0 0 0]);
rectangle('Position',[2906.25 -3000 93.75 93.75], 'FaceColor',[0 0 0]);
X=[2800,2718.75,2531.25,2343.75,2062.5,2062.5,1781.25,1593.75,1406.25,1218.75,1031.25,843.75,562.5,468.75,468.75,281.25,200];
Y=[-2800,-2718.75,-2531.25,-2531.25,-2437.5,-2062.5,-1968.75,-1968.75,-1781.25,-1593.75,-1406.25,-1218.75,-937.5,-656.25,-468.75,-281.25,-200];
hold on;
plot(X,Y,'r');
legend('10939.7','Location','southoutside');
